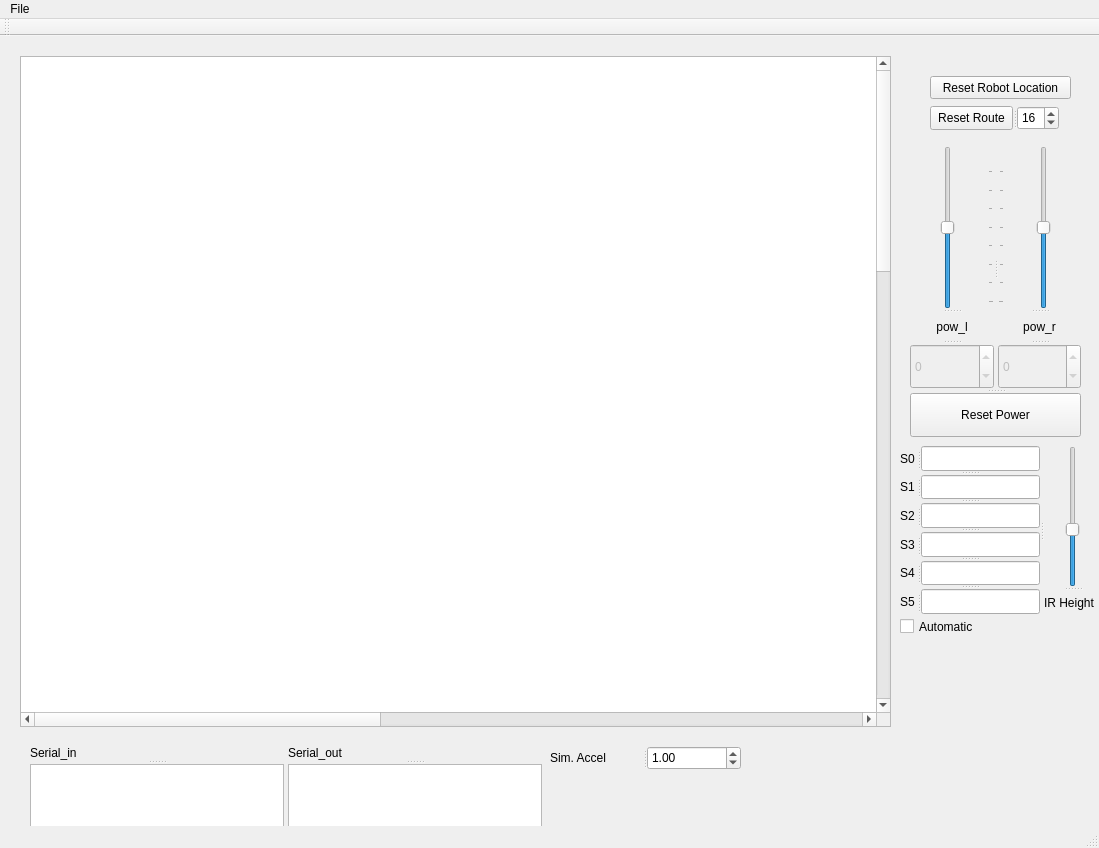
<?xml version="1.0" encoding="UTF-8"?>
<ui version="4.0">
 <class>MainWindow</class>
 <widget class="QMainWindow" name="MainWindow">
  <property name="geometry">
   <rect>
    <x>0</x>
    <y>0</y>
    <width>1099</width>
    <height>848</height>
   </rect>
  </property>
  <property name="windowTitle">
   <string>MainWindow</string>
  </property>
  <widget class="QWidget" name="centralWidget">
   <widget class="QGraphicsView" name="graphicsView">
    <property name="geometry">
     <rect>
      <x>20</x>
      <y>20</y>
      <width>871</width>
      <height>671</height>
     </rect>
    </property>
    <property name="verticalScrollBarPolicy">
     <enum>Qt::ScrollBarAlwaysOn</enum>
    </property>
    <property name="horizontalScrollBarPolicy">
     <enum>Qt::ScrollBarAlwaysOn</enum>
    </property>
    <property name="sceneRect">
     <rectf>
      <x>0.000000000000000</x>
      <y>0.000000000000000</y>
      <width>2048.000000000000000</width>
      <height>2048.000000000000000</height>
     </rectf>
    </property>
    <property name="viewportUpdateMode">
     <enum>QGraphicsView::FullViewportUpdate</enum>
    </property>
   </widget>
   <widget class="QPushButton" name="resetRobotBtn">
    <property name="geometry">
     <rect>
      <x>930</x>
      <y>40</y>
      <width>141</width>
      <height>23</height>
     </rect>
    </property>
    <property name="text">
     <string>Reset Robot Location</string>
    </property>
   </widget>
   <widget class="QSplitter" name="splitter">
    <property name="geometry">
     <rect>
      <x>910</x>
      <y>110</y>
      <width>171</width>
      <height>291</height>
     </rect>
    </property>
    <property name="orientation">
     <enum>Qt::Vertical</enum>
    </property>
    <widget class="QSplitter" name="splitter_4">
     <property name="orientation">
      <enum>Qt::Horizontal</enum>
     </property>
     <widget class="QSplitter" name="splitter_3">
      <property name="orientation">
       <enum>Qt::Vertical</enum>
      </property>
      <widget class="QSlider" name="l_pow_slider">
       <property name="minimum">
        <number>-255</number>
       </property>
       <property name="maximum">
        <number>255</number>
       </property>
       <property name="orientation">
        <enum>Qt::Vertical</enum>
       </property>
       <property name="tickPosition">
        <enum>QSlider::TicksBelow</enum>
       </property>
       <property name="tickInterval">
        <number>64</number>
       </property>
      </widget>
      <widget class="QLabel" name="label_8">
       <property name="text">
        <string>pow_l</string>
       </property>
       <property name="alignment">
        <set>Qt::AlignCenter</set>
       </property>
      </widget>
      <widget class="QSpinBox" name="l_pow_spin">
       <property name="enabled">
        <bool>false</bool>
       </property>
       <property name="minimum">
        <number>-255</number>
       </property>
       <property name="maximum">
        <number>255</number>
       </property>
      </widget>
     </widget>
     <widget class="QSplitter" name="splitter_2">
      <property name="orientation">
       <enum>Qt::Vertical</enum>
      </property>
      <widget class="QSlider" name="r_pow_slider">
       <property name="minimum">
        <number>-255</number>
       </property>
       <property name="maximum">
        <number>255</number>
       </property>
       <property name="tracking">
        <bool>true</bool>
       </property>
       <property name="orientation">
        <enum>Qt::Vertical</enum>
       </property>
       <property name="tickPosition">
        <enum>QSlider::TicksAbove</enum>
       </property>
       <property name="tickInterval">
        <number>64</number>
       </property>
      </widget>
      <widget class="QLabel" name="label_6">
       <property name="text">
        <string>pow_r</string>
       </property>
       <property name="alignment">
        <set>Qt::AlignCenter</set>
       </property>
      </widget>
      <widget class="QSpinBox" name="r_pow_spin">
       <property name="enabled">
        <bool>false</bool>
       </property>
       <property name="minimum">
        <number>-255</number>
       </property>
       <property name="maximum">
        <number>255</number>
       </property>
      </widget>
     </widget>
    </widget>
    <widget class="QPushButton" name="pushButton">
     <property name="text">
      <string>Reset Power</string>
     </property>
    </widget>
   </widget>
   <widget class="QSplitter" name="splitter_8">
    <property name="geometry">
     <rect>
      <x>930</x>
      <y>70</y>
      <width>129</width>
      <height>24</height>
     </rect>
    </property>
    <property name="orientation">
     <enum>Qt::Horizontal</enum>
    </property>
    <widget class="QPushButton" name="resetRouteBtn">
     <property name="text">
      <string>Reset Route</string>
     </property>
    </widget>
    <widget class="QSpinBox" name="n_routes_spin">
     <property name="minimum">
      <number>4</number>
     </property>
     <property name="maximum">
      <number>32</number>
     </property>
     <property name="value">
      <number>16</number>
     </property>
    </widget>
   </widget>
   <widget class="QCheckBox" name="checkBox">
    <property name="geometry">
     <rect>
      <x>900</x>
      <y>580</y>
      <width>101</width>
      <height>21</height>
     </rect>
    </property>
    <property name="text">
     <string>Automatic</string>
    </property>
   </widget>
   <widget class="QSplitter" name="splitter_11">
    <property name="geometry">
     <rect>
      <x>550</x>
      <y>710</y>
      <width>191</width>
      <height>24</height>
     </rect>
    </property>
    <property name="orientation">
     <enum>Qt::Horizontal</enum>
    </property>
    <widget class="QLabel" name="label_3">
     <property name="text">
      <string>Sim. Accel</string>
     </property>
    </widget>
    <widget class="QDoubleSpinBox" name="doubleSpinBox">
     <property name="minimum">
      <double>0.000000000000000</double>
     </property>
     <property name="value">
      <double>1.000000000000000</double>
     </property>
    </widget>
   </widget>
   <widget class="QSplitter" name="splitter_14">
    <property name="geometry">
     <rect>
      <x>30</x>
      <y>710</y>
      <width>512</width>
      <height>207</height>
     </rect>
    </property>
    <property name="orientation">
     <enum>Qt::Horizontal</enum>
    </property>
    <widget class="QSplitter" name="splitter_12">
     <property name="orientation">
      <enum>Qt::Vertical</enum>
     </property>
     <widget class="QLabel" name="label_4">
      <property name="text">
       <string>Serial_in</string>
      </property>
     </widget>
     <widget class="QPlainTextEdit" name="plainTextEdit"/>
    </widget>
    <widget class="QSplitter" name="splitter_13">
     <property name="orientation">
      <enum>Qt::Vertical</enum>
     </property>
     <widget class="QLabel" name="label_7">
      <property name="text">
       <string>Serial_out</string>
      </property>
     </widget>
     <widget class="QPlainTextEdit" name="plainTextEdit_2"/>
    </widget>
   </widget>
   <widget class="QSplitter" name="splitter_18">
    <property name="geometry">
     <rect>
      <x>900</x>
      <y>410</y>
      <width>202</width>
      <height>168</height>
     </rect>
    </property>
    <property name="orientation">
     <enum>Qt::Horizontal</enum>
    </property>
    <widget class="QSplitter" name="splitter_17">
     <property name="orientation">
      <enum>Qt::Vertical</enum>
     </property>
     <widget class="QSplitter" name="splitter_5">
      <property name="orientation">
       <enum>Qt::Horizontal</enum>
      </property>
      <widget class="QLabel" name="label">
       <property name="text">
        <string>S0</string>
       </property>
      </widget>
      <widget class="QLineEdit" name="ir_0_edit"/>
     </widget>
     <widget class="QSplitter" name="splitter_6">
      <property name="orientation">
       <enum>Qt::Horizontal</enum>
      </property>
      <widget class="QLabel" name="label_9">
       <property name="text">
        <string>S1</string>
       </property>
      </widget>
      <widget class="QLineEdit" name="ir_1_edit"/>
     </widget>
     <widget class="QSplitter" name="splitter_7">
      <property name="orientation">
       <enum>Qt::Horizontal</enum>
      </property>
      <widget class="QLabel" name="label_5">
       <property name="text">
        <string>S2</string>
       </property>
      </widget>
      <widget class="QLineEdit" name="ir_2_edit"/>
     </widget>
     <widget class="QSplitter" name="splitter_10">
      <property name="orientation">
       <enum>Qt::Horizontal</enum>
      </property>
      <widget class="QLabel" name="label_10">
       <property name="text">
        <string>S3</string>
       </property>
      </widget>
      <widget class="QLineEdit" name="ir_3_edit"/>
     </widget>
     <widget class="QSplitter" name="splitter_16">
      <property name="orientation">
       <enum>Qt::Horizontal</enum>
      </property>
      <widget class="QLabel" name="label_13">
       <property name="text">
        <string>S4</string>
       </property>
      </widget>
      <widget class="QLineEdit" name="ir_4_edit"/>
     </widget>
     <widget class="QSplitter" name="splitter_15">
      <property name="orientation">
       <enum>Qt::Horizontal</enum>
      </property>
      <widget class="QLabel" name="label_11">
       <property name="text">
        <string>S5</string>
       </property>
      </widget>
      <widget class="QLineEdit" name="ir_5_edit"/>
     </widget>
    </widget>
    <widget class="QSplitter" name="splitter_9">
     <property name="orientation">
      <enum>Qt::Vertical</enum>
     </property>
     <widget class="QSlider" name="verticalSlider">
      <property name="maximum">
       <number>50</number>
      </property>
      <property name="value">
       <number>20</number>
      </property>
      <property name="orientation">
       <enum>Qt::Vertical</enum>
      </property>
     </widget>
     <widget class="QLabel" name="label_2">
      <property name="text">
       <string>IR Height</string>
      </property>
     </widget>
    </widget>
   </widget>
  </widget>
  <widget class="QMenuBar" name="menuBar">
   <property name="geometry">
    <rect>
     <x>0</x>
     <y>0</y>
     <width>1099</width>
     <height>28</height>
    </rect>
   </property>
   <widget class="QMenu" name="menuFile">
    <property name="title">
     <string>File</string>
    </property>
    <addaction name="actionSave_Route"/>
    <addaction name="actionLoad_Route"/>
    <addaction name="actionExit"/>
   </widget>
   <addaction name="menuFile"/>
  </widget>
  <widget class="QToolBar" name="mainToolBar">
   <attribute name="toolBarArea">
    <enum>TopToolBarArea</enum>
   </attribute>
   <attribute name="toolBarBreak">
    <bool>false</bool>
   </attribute>
  </widget>
  <widget class="QStatusBar" name="statusBar"/>
  <action name="actionSave_Route">
   <property name="text">
    <string>Save Route</string>
   </property>
  </action>
  <action name="actionLoad_Route">
   <property name="text">
    <string>Load Route</string>
   </property>
  </action>
  <action name="actionExit">
   <property name="text">
    <string>Exit</string>
   </property>
  </action>
 </widget>
 <layoutdefault spacing="6" margin="11"/>
 <resources/>
 <connections>
  <connection>
   <sender>l_pow_slider</sender>
   <signal>valueChanged(int)</signal>
   <receiver>l_pow_spin</receiver>
   <slot>setValue(int)</slot>
   <hints>
    <hint type="sourcelabel">
     <x>606</x>
     <y>266</y>
    </hint>
    <hint type="destinationlabel">
     <x>596</x>
     <y>378</y>
    </hint>
   </hints>
  </connection>
  <connection>
   <sender>r_pow_slider</sender>
   <signal>valueChanged(int)</signal>
   <receiver>r_pow_spin</receiver>
   <slot>setValue(int)</slot>
   <hints>
    <hint type="sourcelabel">
     <x>684</x>
     <y>266</y>
    </hint>
    <hint type="destinationlabel">
     <x>730</x>
     <y>378</y>
    </hint>
   </hints>
  </connection>
  <connection>
   <sender>l_pow_slider</sender>
   <signal>valueChanged(int)</signal>
   <receiver>MainWindow</receiver>
   <slot>setLeftPower(int)</slot>
   <hints>
    <hint type="sourcelabel">
     <x>640</x>
     <y>249</y>
    </hint>
    <hint type="destinationlabel">
     <x>560</x>
     <y>159</y>
    </hint>
   </hints>
  </connection>
  <connection>
   <sender>r_pow_slider</sender>
   <signal>valueChanged(int)</signal>
   <receiver>MainWindow</receiver>
   <slot>setRightPower(int)</slot>
   <hints>
    <hint type="sourcelabel">
     <x>718</x>
     <y>253</y>
    </hint>
    <hint type="destinationlabel">
     <x>702</x>
     <y>158</y>
    </hint>
   </hints>
  </connection>
  <connection>
   <sender>pushButton</sender>
   <signal>clicked()</signal>
   <receiver>MainWindow</receiver>
   <slot>resetPower()</slot>
   <hints>
    <hint type="sourcelabel">
     <x>718</x>
     <y>427</y>
    </hint>
    <hint type="destinationlabel">
     <x>717</x>
     <y>583</y>
    </hint>
   </hints>
  </connection>
  <connection>
   <sender>verticalSlider</sender>
   <signal>valueChanged(int)</signal>
   <receiver>MainWindow</receiver>
   <slot>setIRHeight(int)</slot>
   <hints>
    <hint type="sourcelabel">
     <x>704</x>
     <y>499</y>
    </hint>
    <hint type="destinationlabel">
     <x>772</x>
     <y>497</y>
    </hint>
   </hints>
  </connection>
  <connection>
   <sender>checkBox</sender>
   <signal>clicked(bool)</signal>
   <receiver>MainWindow</receiver>
   <slot>setAuto(bool)</slot>
   <hints>
    <hint type="sourcelabel">
     <x>622</x>
     <y>591</y>
    </hint>
    <hint type="destinationlabel">
     <x>513</x>
     <y>588</y>
    </hint>
   </hints>
  </connection>
  <connection>
   <sender>doubleSpinBox</sender>
   <signal>valueChanged(double)</signal>
   <receiver>MainWindow</receiver>
   <slot>setSimAccel(double)</slot>
   <hints>
    <hint type="sourcelabel">
     <x>170</x>
     <y>591</y>
    </hint>
    <hint type="destinationlabel">
     <x>293</x>
     <y>586</y>
    </hint>
   </hints>
  </connection>
 </connections>
 <slots>
  <slot>setLeftPower(int)</slot>
  <slot>setRightPower(int)</slot>
  <slot>resetPower()</slot>
  <slot>setIRHeight(int)</slot>
  <slot>setAuto(bool)</slot>
  <slot>setSimAccel(double)</slot>
 </slots>
</ui>
